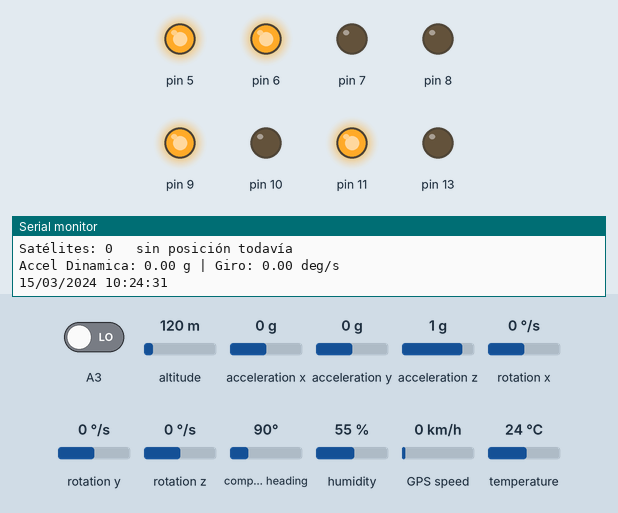
Bench run of a sketch on a simulated Arduino Uno, built with avr-gcc and run on an emulated ATmega328P. On the bench: output pins drawn as LEDs (lit = HIGH), the last lines printed to the serial monitor. Wiring (inferred from the names in the program): MPU-9250 motion sensor at I2C address 0x68. The test bench sets the inputs (shaded band); at power-on: A3 LOW, humidity 55 %, temperature 24 °C, altitude 120 m, acceleration x 0 g, acceleration y 0 g, acceleration z 1 g, rotation x 0 °/s, rotation y 0 °/s, rotation z 0 °/s, compass heading 90°, GPS speed 0 km/h. The local clock reads 2024-03-15 10:24:30 at power-on unless the sketch sets it; EEPROM starts erased; the GPS gets a fix after 3 s at 37.7749, -122.4194 with 8 satellites.

Above: at 1.3 s.
1.4 s: A3 driven HIGH
At 3.1 s:
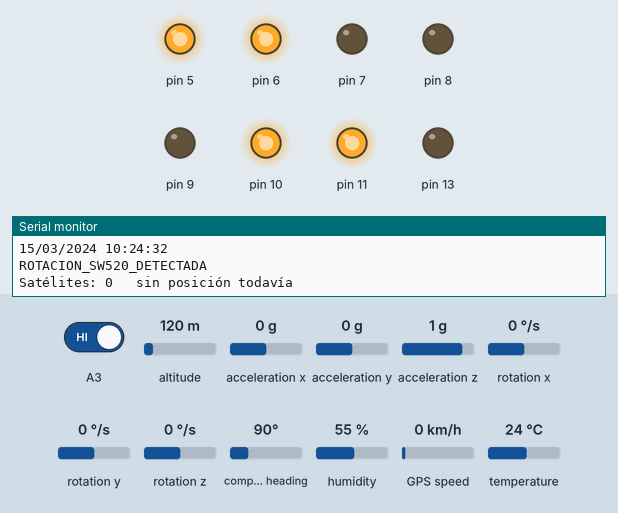
4.9 s: humidity set to 26 %
14.2 s: humidity set to 23 %
At 16.7 s:
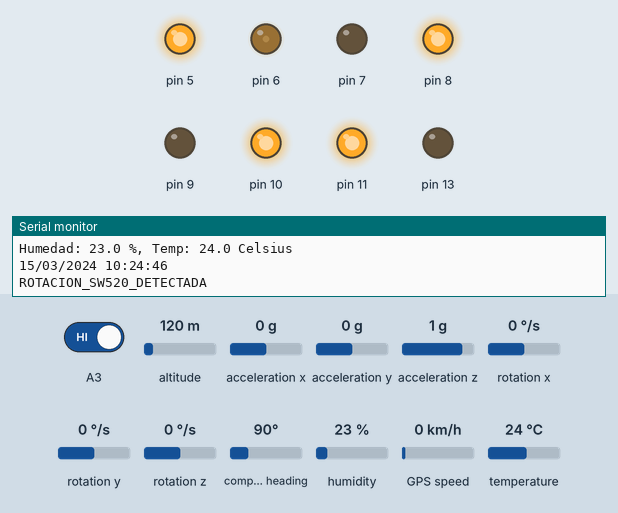
18.9 s: temperature set to 27 °C
28.2 s: temperature set to 30 °C
At 28.9 s:
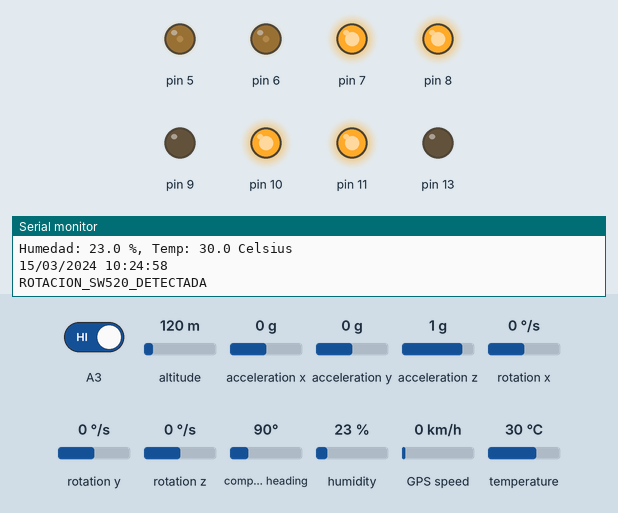
Timing chart, 0 to 31.2 s (numbered marks = the images above; inputs shaded):
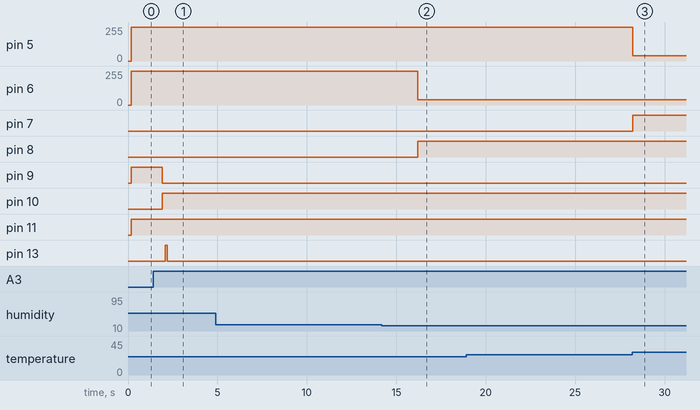

Measured:
- the behaviour switches between 25 and 24 % on humidity (found by bisection; images 1 and 2)
- the behaviour switches between 28 and 29 °C on temperature (found by bisection; images 2 and 3)
- after the input at 1.4 s, pin 9: HIGH → LOW after 0.51 s; pin 10: LOW → HIGH after 0.51 s; pin 13: LOW → HIGH after 0.69 s, → LOW 0.10 s later
- after the input at 14.2 s, pin 6: 255/255 → 40/255 after 2.0 s; pin 8: LOW → HIGH after 2.0 s
- after the input at 28.2 s, pin 5: 255/255 → 40/255 at once; pin 7: LOW → HIGH at once

The sketch:

PristinCase.ino
```cpp
#include "gps.h"
#include "imu.h"
#include "rtc.h"
#include "dht11.h"
#include "alarma.h"
#include "registro.h"

Gps miGps(4, 3);
Imu imu(CAT_NORMAL);
SensorTilt tilt(A3, true);
Dht11 sensorDht(2);
ModuloRtc reloj(A0, A1, A2);

LedEstado ledImu(12, 11);
LedEstado ledTilt(10, 9);
LedEstado ledTemp(7, 5);
LedEstado ledHum(8, 6);

Buzzer buzzer(13);

Registro registro;

unsigned long ultimoGps = 0;
unsigned long ultimoImu = 0;
unsigned long ultimoDht = 0;
unsigned long ultimoRtc = 0;

void setup() {
  Serial.begin(9600);
  Serial.setTimeout(50);
  miGps.iniciar(9600);
  Serial.println(F("Modulo GPS iniciado, buscando satélites..."));

  imu.iniciar();
  Serial.println(F("Modulo IMU iniciado."));

  tilt.iniciar();
  Serial.println(F("Modulo TILT iniciado."));

  sensorDht.iniciar();
  Serial.println(F("Modulo DHT11 iniciado."));

  reloj.iniciar(false);
  Serial.println(F("Modulo RTC iniciado."));

  registro.iniciar();
  Serial.println(F("Registro iniciado."));

  ledImu.iniciar();
  ledTilt.iniciar();
  ledTemp.iniciar();
  ledHum.iniciar();
  buzzer.iniciar();
}

void loop() {
  miGps.actualizar();
  imu.actualizar();
  tilt.actualizar();

  Estado estadoAccel = imu.obtenerEstadoAceleracion();
  Estado estadoGiro = imu.obtenerEstadoRotacion();
  Estado estadoImu = NORMAL;

  if (estadoAccel == VIOLACION || estadoGiro == VIOLACION) {
    estadoImu = VIOLACION;
  }
  else if (estadoAccel == WARNING || estadoGiro == WARNING) {
    estadoImu = WARNING;
  }
  else {
    estadoImu = NORMAL;
  }

  ledImu.mostrar(estadoImu);

  if (tilt.huboInclinacion() == true) {
    ledTilt.mostrar(VIOLACION);
  } else {
    ledTilt.mostrar(NORMAL);
  }

  Estado estadoTemp = sensorDht.obtenerEstadoTemperatura();
  Estado estadoHum = sensorDht.obtenerEstadoHumedad();

  registro.evaluar(
    estadoTemp, estadoHum, estadoImu, tilt.huboInclinacion(),
    sensorDht.obtenerTemperatura(), sensorDht.obtenerHumedad(),
    imu.obtenerAceleracionDinamica(), imu.obtenerRotacion(),
    reloj.obtenerFechaHora(),
    miGps.gps.location.lat(), miGps.gps.location.lng()
  );

  ledTemp.mostrar(estadoTemp);
  ledHum.mostrar(estadoHum);

  bool hayPeligro = false;

  if (estadoImu == VIOLACION || tilt.huboInclinacion() == true || estadoTemp == VIOLACION || estadoHum == VIOLACION) {
    hayPeligro = true;
  }

  buzzer.actualizarIntermitente(hayPeligro);

  if (millis() - ultimoGps > 1000) {
    ultimoGps = millis();
    miGps.imprimir();
  }

  if (millis() - ultimoImu >= 1000) {
    ultimoImu = millis();
    imu.imprimir();
  }

  if (millis() - ultimoDht >= 2000) {
    ultimoDht = millis();
    sensorDht.actualizar();
    sensorDht.imprimir();
  }

  if (millis() - ultimoRtc >= 1000) {
    ultimoRtc = millis();
    reloj.imprimir();
  }

// --- LECTURA DE COMANDOS DESDE QT ---
  if (Serial.available()) {
    String comando = Serial.readStringUntil('\n');
    comando.trim();

    // Filtro para ignorar ruidos vacíos
    if (comando.length() == 0) return;

    // 1. ECO DE DEPURACIÓN: El Arduino devuelve a Qt exactamente lo que leyó
    Serial.print(F("INFO_DEBUG;Llego_al_Arduino:["));
    Serial.print(comando);
    Serial.println(F("]"));

    if (comando == "GET" || comando == "DESCARGAR") {
      registro.enviarAQt();
    }
    else if (comando == "CLEAR" || comando == "BORRAR") {
      registro.borrarMemoria();
      ledImu.resetear();
      ledTilt.resetear();
      ledTemp.resetear();
      ledHum.resetear();
    }
    else if (comando.startsWith("SET,")) {
      int idx1 = 4;
      int idx2 = comando.indexOf(',', idx1);
      int idRotacion = comando.substring(idx1, idx2).toInt();

      idx1 = idx2 + 1;
      idx2 = comando.indexOf(',', idx1);
      int idAceleracion = comando.substring(idx1, idx2).toInt();

      idx1 = idx2 + 1;
      idx2 = comando.indexOf(',', idx1);
      int idHumedad = comando.substring(idx1, idx2).toInt();

      idx1 = idx2 + 1;
      idx2 = comando.indexOf(',', idx1);
      float tMin = comando.substring(idx1, idx2).toFloat();

      idx1 = idx2 + 1;
      idx2 = comando.indexOf(',', idx1);
      float tMax = comando.substring(idx1, idx2).toFloat();

      idx1 = idx2 + 1;
      float margen = comando.substring(idx1).toFloat();

      // Enviamos los valores a las clases
      Categoria catImu = (Categoria)(idAceleracion + 1);
      imu.setCategoria(catImu);

      sensorDht.setPerfilHumedad(idHumedad);
      sensorDht.setLimitesTemperatura(tMin, tMax, margen);

      tilt.setSensibilidad(idRotacion == 0);

      ledImu.resetear();
      ledTilt.resetear();
      ledTemp.resetear();
      ledHum.resetear();

      // 2. CONFIRMACIÓN DE PARSEO
      Serial.print(F("INFO_DEBUG;Parseo_OK_TMin:"));
      Serial.print(tMin);
      Serial.print(F("_TMax:"));
      Serial.println(tMax);
      Serial.println(F("OK_DATOS_RECIBIDOS"));
    }
  }
}
```

alarma.cpp
```cpp
#include "alarma.h"

LedEstado::LedEstado(int r, int v) : pinRojo(r), pinVerde(v), peorEstado(NORMAL) {
}

void LedEstado::iniciar() {
    pinMode(pinRojo, OUTPUT);
    pinMode(pinVerde, OUTPUT);
    apagar();
}

void LedEstado::apagar() {
    analogWrite(pinRojo, 0);
    analogWrite(pinVerde, 0);
}

void LedEstado::resetear() {
    peorEstado = NORMAL;
}

void LedEstado::mostrar(Estado nuevoEstado) {
    if (nuevoEstado > peorEstado) {
        peorEstado = nuevoEstado;
    }

    if (peorEstado == NORMAL) {
        analogWrite(pinRojo, 0);
        analogWrite(pinVerde, 255);
    }
    else if (peorEstado == WARNING) {
        analogWrite(pinRojo, 255);
        analogWrite(pinVerde, 40);
    }
    else if (peorEstado == VIOLACION) {
        analogWrite(pinRojo, 255);
        analogWrite(pinVerde, 0);
    }
}

Buzzer::Buzzer(int p) : pin(p), estadoBuzzer(LOW), ultimoCambio(0) {
}

void Buzzer::iniciar() {
    pinMode(pin, OUTPUT);
    apagar();
}

void Buzzer::encender() {
    digitalWrite(pin, HIGH);
    estadoBuzzer = HIGH;
}

void Buzzer::apagar() {
    digitalWrite(pin, LOW);
    estadoBuzzer = LOW;
}

void Buzzer::actualizarIntermitente(bool activar) {
    if (activar == false) {
        apagar();
        return;
    }

    unsigned long tiempoActual = millis();

    if (tiempoActual - ultimoCambio >= 250) {
        ultimoCambio = tiempoActual;

        if (estadoBuzzer == LOW) {
            estadoBuzzer = HIGH;
        } else {
            estadoBuzzer = LOW;
        }

        digitalWrite(pin, estadoBuzzer);
    }
}
```

alarma.h
```cpp
#ifndef ALARMA_H
#define ALARMA_H

#include <Arduino.h>
#include "imu.h"

class LedEstado {
public:
    LedEstado(int pinRojo, int pinVerde);

    void iniciar();
    void mostrar(Estado estado);
    void apagar();
    void resetear();

private:
    int pinRojo;
    int pinVerde;
    Estado peorEstado;
};

class Buzzer {
public:
    Buzzer(int pinBuzzer = 13);

    void iniciar();
    void encender();
    void apagar();
    void actualizarIntermitente(bool activar);

private:
    int pin;
    int estadoBuzzer;
    unsigned long ultimoCambio;
};

#endif
```

dht11.cpp
```cpp
#include "dht11.h"

Dht11::Dht11(int pin, float tMin, float tMax, float mTemp, float hMin, float hMax, float mHum)
    : dht(pin, DHT11),
      temperatura(0.0),
      humedad(0.0),
      lecturaValida(false),
      tempMin(tMin),
      tempMax(tMax),
      margenTemp(mTemp),
      humMin(hMin),
      humMax(hMax),
      margenHum(mHum),
      estadoTemperatura(NORMAL),
      estadoHumedad(NORMAL) {
}

void Dht11::iniciar() {
    dht.begin();
}

void Dht11::actualizar() {
    float h = dht.readHumidity();
    float t = dht.readTemperature();

    if (isnan(h) || isnan(t)) {
        lecturaValida = false;
        return;
    }

    humedad = h;
    temperatura = t;
    lecturaValida = true;

    evaluarEstados();
}

void Dht11::evaluarEstados() {
    if (temperatura < tempMin || temperatura > tempMax) {
        estadoTemperatura = VIOLACION;
    }
    else if (temperatura < (tempMin + margenTemp) || temperatura > (tempMax - margenTemp)) {
        estadoTemperatura = WARNING;
    }
    else {
        estadoTemperatura = NORMAL;
    }
    if (humedad < humMin || humedad > humMax) {
        estadoHumedad = VIOLACION;
    }
    else if (humedad < (humMin + margenHum) || humedad > (humMax - margenHum)) {
        estadoHumedad = WARNING;
    }
    else {
        estadoHumedad = NORMAL;
    }
}

void Dht11::imprimir() {
    if (!lecturaValida) {
        Serial.println("Error al leer el sensor DHT11");
        return;
    }

    Serial.print("Humedad: ");
    Serial.print(humedad, 1);
    Serial.print(" %, Temp: ");
    Serial.print(temperatura, 1);
    Serial.println(" Celsius");
}

float Dht11::obtenerTemperatura() const {
    return temperatura;
}

float Dht11::obtenerHumedad() const {
    return humedad;
}

bool Dht11::esValido() const {
    return lecturaValida;
}

Estado Dht11::obtenerEstadoTemperatura() const {
    return estadoTemperatura;
}
Estado Dht11::obtenerEstadoHumedad() const {
    return estadoHumedad;
}

void Dht11::setLimitesTemperatura(float tMin, float tMax, float mTemp) {
    tempMin = tMin;
    tempMax = tMax;
    margenTemp = mTemp;
    if (lecturaValida) {
        evaluarEstados();
    }
}

void Dht11::setPerfilHumedad(int perfil) {
    if (perfil == 0) { humMin = 20.0; humMax = 50.0; }       // Seco
    else if (perfil == 1) { humMin = 60.0; humMax = 80.0; }  // Húmedo
    else { humMin = 20.0; humMax = 90.0; }                   // Indistinto
    if (lecturaValida) {
        evaluarEstados();
    }
}
```

dht11.h
```cpp
#ifndef DHT11_H
#define DHT11_H

#include <Arduino.h>
#include <DHT.h>
#include "imu.h"

class Dht11 {
public:

    Dht11(int pin = 2,
          float tMin = 2.0, float tMax = 30.0, float mTemp = 2.0,
          float hMin = 20.0, float hMax = 80.0, float mHum = 5.0);

    void iniciar();
    void actualizar();
    void imprimir();

    float obtenerTemperatura() const;
    float obtenerHumedad() const;
    bool esValido() const;

    Estado obtenerEstadoTemperatura() const;
    Estado obtenerEstadoHumedad() const;

    void setLimitesTemperatura(float tMin, float tMax, float mTemp);
    void setPerfilHumedad(int perfil);

private:
    DHT dht;
    float temperatura;
    float humedad;
    bool lecturaValida;

    float tempMin;
    float tempMax;
    float margenTemp;

    float humMin;
    float humMax;
    float margenHum;

    Estado estadoTemperatura;
    Estado estadoHumedad;

    void evaluarEstados();
};

#endif
```

gps.cpp
```cpp
#include "gps.h"

Gps::Gps(int rx, int tx) : puertoGps(rx, tx) {
}

void Gps::iniciar(long baudios) {
    puertoGps.begin(baudios);
}

void Gps::actualizar() {
    while (puertoGps.available()) {
        gps.encode(puertoGps.read());
    }
}

void Gps::imprimir() {
    Serial.print("Satélites: ");
    Serial.print(gps.satellites.value());

    if (gps.location.isValid()) {
        Serial.print("   https://maps.google.com/?q=");
        Serial.print(gps.location.lat(), 6);
        Serial.print(",");
        Serial.println(gps.location.lng(), 6);
    } else {
        Serial.println("   sin posición todavía");
    }
}
```

gps.h
```cpp
#ifndef GPS_H
#define GPS_H

#include <Arduino.h>
#include <SoftwareSerial.h>
#include <TinyGPSPlus.h>

class Gps {
public:
    Gps(int rx = 4, int tx = 3);

    void iniciar(long baudios = 9600);
    void actualizar();
    void imprimir();

    TinyGPSPlus gps;

private:
    SoftwareSerial puertoGps;
};

#endif
```

imu.cpp
```cpp
#include "imu.h"
#include <math.h>

#define WHO_AM_I     0x75
#define PWR_MGMT_1   0x6B
#define ACCEL_CONFIG 0x1C
#define GYRO_CONFIG  0x1B
#define ACCEL_XOUT_H 0x3B
#define GYRO_XOUT_H  0x43

#define MARGEN_WARNING 0.80

// =====================================================
// CLASE IMU
// =====================================================

Imu::Imu(Categoria cat, int direccion)
    : dirI2C(direccion),
      categoria(cat),
      escalaAccel(8192.0),   // Rango +/- 4g (evita saturación en 3.0g)
      escalaGiro(65.5),      // Rango +/- 500 °/s (evita saturación en 270 °/s)
      limiteAceleracion(0.0),
      limiteRotacion(0.0),
      aceleracionDinamica(0.0),
      rotacion(0.0),
      estadoAceleracion(NORMAL),
      estadoRotacion(NORMAL) {

    if (categoria == CAT_FRAGIL) {
        limiteAceleracion = 1.5;
        limiteRotacion = 90.0;
    } else if (categoria == CAT_NORMAL) {
        limiteAceleracion = 3.0;
        limiteRotacion = 270.0;
    } else {
        limiteAceleracion = 0.0;
        limiteRotacion = 0.0;
    }
}

bool Imu::iniciar() {
    Wire.begin();

    // 1. Verificar conexión I2C
    Wire.beginTransmission(dirI2C);
    if (Wire.endTransmission() != 0) {
        Serial.println("ERROR_SENSOR_NO_DETECTADO");
        return false;
    }

    // 2. Verificar identidad (0x68 = MPU6050, 0x70 = MPU6500, 0x71 = MPU9250)
    Wire.beginTransmission(dirI2C);
    Wire.write(WHO_AM_I);
    Wire.endTransmission(false);
    Wire.requestFrom((uint8_t)dirI2C, (uint8_t)1);

    if (!Wire.available()) {
        Serial.println("ERROR_IDENTIFICACION_SENSOR");
        return false;
    }

    byte id = Wire.read();
    if (id != 0x68 && id != 0x70 && id != 0x71) {
        Serial.print("ERROR_ID_DESCONOCIDO: 0x");
        Serial.println(id, HEX);
        return false;
    }

    // 3. Despertar sensor (PWR_MGMT_1 = 0)
    Wire.beginTransmission(dirI2C);
    Wire.write(PWR_MGMT_1);
    Wire.write(0x00);
    Wire.endTransmission();

    // 4. Configurar acelerómetro en +/- 4g (0x08)
    Wire.beginTransmission(dirI2C);
    Wire.write(ACCEL_CONFIG);
    Wire.write(0x08);
    Wire.endTransmission();

    // 5. Configurar giroscopio en +/- 500 °/s (0x08)
    Wire.beginTransmission(dirI2C);
    Wire.write(GYRO_CONFIG);
    Wire.write(0x08);
    Wire.endTransmission();

    Serial.println("SENSOR_IMU_OK");
    return true;
}

int16_t Imu::leer16Bits(byte registro) {
    Wire.beginTransmission(dirI2C);
    Wire.write(registro);
    Wire.endTransmission(false);

    Wire.requestFrom((uint8_t)dirI2C, (uint8_t)2);
    if (Wire.available() < 2) {
        return 0;
    }

    byte alto = Wire.read();
    byte bajo = Wire.read();
    return (int16_t)((alto << 8) | bajo);
}

void Imu::actualizar() {
    if (categoria == CAT_RESISTENTE) {
        return;
    }

    // Lectura de aceleraciones
    float ax = leer16Bits(ACCEL_XOUT_H) / escalaAccel;
    float ay = leer16Bits(ACCEL_XOUT_H + 2) / escalaAccel;
    float az = leer16Bits(ACCEL_XOUT_H + 4) / escalaAccel;

    float aceleracionTotal = sqrt(ax * ax + ay * ay + az * az);
    aceleracionDinamica = fabs(aceleracionTotal - 1.0);

    // Lectura de velocidades angulares
    float gx = leer16Bits(GYRO_XOUT_H) / escalaGiro;
    float gy = leer16Bits(GYRO_XOUT_H + 2) / escalaGiro;
    float gz = leer16Bits(GYRO_XOUT_H + 4) / escalaGiro;

    rotacion = sqrt(gx * gx + gy * gy + gz * gz);

    evaluarEstado(rotacion, limiteRotacion, estadoRotacion, "ROTACION");
    evaluarEstado(aceleracionDinamica, limiteAceleracion, estadoAceleracion, "ACELERACION");
}

void Imu::evaluarEstado(float valor, float limite, Estado &estadoActual, const char* parametro) {
    Estado nuevoEstado;

    if (limite <= 0.0) {
        return;
    }

    if (valor >= limite) {
        nuevoEstado = VIOLACION;
    } else if (valor >= limite * MARGEN_WARNING) {
        nuevoEstado = WARNING;
    } else {
        nuevoEstado = NORMAL;
    }

    if (nuevoEstado != estadoActual) {
        if (nuevoEstado == WARNING) {
            Serial.print("WARNING_");
            Serial.println(parametro);
        } else if (nuevoEstado == VIOLACION) {
            Serial.print("VIOLACION_");
            Serial.println(parametro);
        } else {
            Serial.print("NORMAL_");
            Serial.println(parametro);
        }
        estadoActual = nuevoEstado;
    }
}

void Imu::imprimir() {
    Serial.print("Accel Dinamica: ");
    Serial.print(aceleracionDinamica, 2);
    Serial.print(" g | Giro: ");
    Serial.print(rotacion, 2);
    Serial.println(" deg/s");
}

Estado Imu::obtenerEstadoAceleracion() const {
    return estadoAceleracion;
}

Estado Imu::obtenerEstadoRotacion() const {
    return estadoRotacion;
}

void Imu::setCategoria(Categoria nuevaCat) {
    categoria = nuevaCat;
    estadoAceleracion = NORMAL;
    estadoRotacion = NORMAL;
    if (categoria == CAT_FRAGIL) {
        limiteAceleracion = 1.5;
        limiteRotacion = 90.0;
    } else if (categoria == CAT_NORMAL) {
        limiteAceleracion = 3.0;
        limiteRotacion = 270.0;
    } else {
        limiteAceleracion = 0.0;
        limiteRotacion = 0.0;
    }
}

// =====================================================
// CLASE SENSOR TILT SW-520D
// =====================================================

SensorTilt::SensorTilt(int pinSensor, bool habilitado)
    : pin(pinSensor),
      activo(habilitado),
      contadorVibracion(0),
      inicioVentana(0),
      inclinacionDetectada(false) {
}

void SensorTilt::iniciar() {
    if (activo) {
        pinMode(pin, INPUT);
    }
}

void SensorTilt::actualizar() {
    if (!activo) {
        return;
    }

    inclinacionDetectada = false;
    int estadoTilt = digitalRead(pin);

    if (estadoTilt == HIGH) {
        if (inicioVentana == 0) {
            inicioVentana = millis();
        }
        contadorVibracion++;
    }

    if (inicioVentana != 0 && (millis() - inicioVentana >= 500)) {
        if (contadorVibracion >= 4) {
            inclinacionDetectada = true;
            Serial.println("ROTACION_SW520_DETECTADA");
        }
        contadorVibracion = 0;
        inicioVentana = 0;
    }
}

bool SensorTilt::huboInclinacion() const {
    return inclinacionDetectada;
}

void SensorTilt::setSensibilidad(bool hab) {
    activo = hab;
    contadorVibracion = 0;
    inicioVentana = 0;
    inclinacionDetectada = false;
}
```

rtc.h
```cpp
#ifndef RTC_H
#define RTC_H

#include <Arduino.h>
#include <ThreeWire.h>
#include <RtcDS1302.h>

class ModuloRtc {
public:
    // DAT = 2, CLK = 12, CE/RST = 8 por defecto
    ModuloRtc(int pinDat = 2, int pinClk = 12, int pinCe = 8);

    bool iniciar(bool forzarAjuste = false);
    String obtenerFechaHora();
    void imprimir();
    bool estaInicializado() const;

private:
    ThreeWire conexion;
    RtcDS1302<ThreeWire> rtc;
    bool inicializado;
};

#endif
```

Source omitted: imu.h (1440 bytes), rtc.cpp (1564 bytes), registro.cpp (4244 bytes), registro.h (898 bytes)
